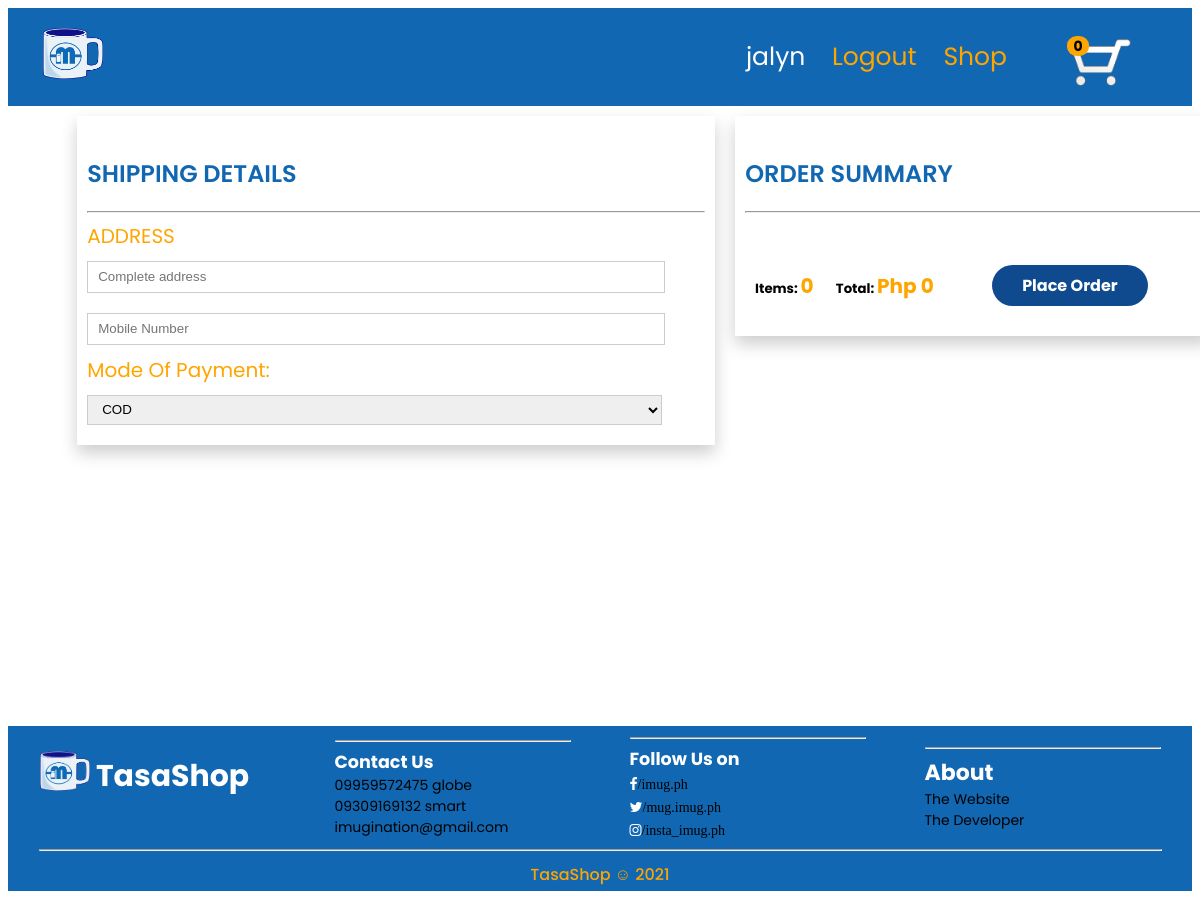
/checkout/ (signed in), run on an earlier commit of the app's database.
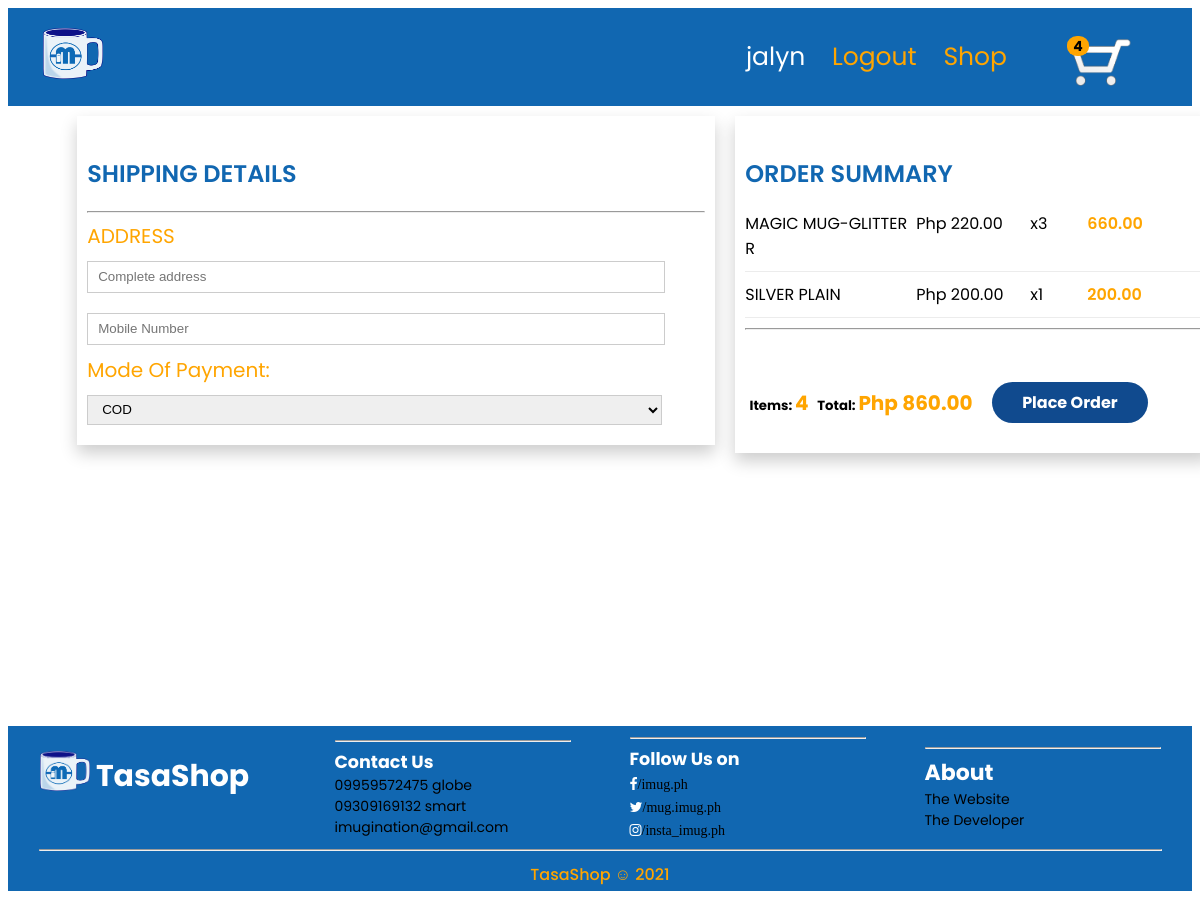
And on a later commit of the database.
### tasashop/models.py (models this page shows, shortened)
class OrderTrans(models.Model):
	customer = models.ForeignKey(User, on_delete=models.SET_NULL, null=True, blank=True)
	date_ordered = models.DateTimeField(auto_now_add=True)
	complete = models.BooleanField(default=False)
	transaction_id = models.CharField(max_length=100, null=True)
	@property
	def cart_total(self):
		order = self.cartitem_set.all()
		computation = sum([item.total for item in order])
		return computation
	@property
	def cart_item(self):
		order = self.cartitem_set.all()
		computation = sum([item.quan for item in order])
		return computation

class CartItem(models.Model):
	customer = models.ForeignKey(User, on_delete=models.SET_NULL, null=True, blank=True)
	product = models.ForeignKey(Product, on_delete=models.SET_NULL, null=True)
	order = models.ForeignKey(OrderTrans, on_delete=models.SET_NULL, null=True)
	quan = models.IntegerField(default=0, null=True, blank=True)
	cdesign = models.ForeignKey(Entries, on_delete=models.SET_NULL, null=True)
	date_added = models.DateTimeField(auto_now_add=True)
	@property
	def total(self):
		computation = self.product.price * self.quan
		return computation

class Product(models.Model):
	name = models.CharField(max_length=200, null=True)
	price = models.DecimalField(max_digits=5, decimal_places=2, default=0)
	PRODUCT_LABEL = (
					('c', 'customizable'),
					('d', 'designed')
					)
	category = models.CharField(choices=PRODUCT_LABEL,max_length=1, null=True)
	description = models.CharField(max_length=5000, null=True)
	image = models.ImageField(null=True, blank=True)

### tasashop/views.py (the view)
# urls.py: path('checkout/', checkout, name="checkout"),
@login_required(login_url='login_url')
def checkout(request):
	if request.user.is_authenticated:
		customer = request.user
		order, created = OrderTrans.objects.get_or_create(customer=customer, complete=False)
		cartlist = order.cartitem_set.all()
	customer = request.user
	orderItem, created = OrderTrans.objects.get_or_create(customer=customer, complete=False)
	return render(request, 'checkout.html', {'orderItem': orderItem,'cartlist':cartlist, 'order': order})

### tasashop/templates/checkout.html (shortened to what this page needs)
{% extends 'main.html' %}
{% load static %}
{% block content %}
<div class="box">
	<div class="checkoutDetails">
		<div class="shippingdetails">
			<h2 style="color: #1167b1; font-weight: 600;">SHIPPING DETAILS</h2>
			<hr>
			<form>
				<label style="color: orange; font-size: 20px">ADDRESS</label>
				<input type="text" name="Complete address" placeholder="Complete address">
				<input type="text" name="Phonenumber" placeholder="Mobile Number"><br>
				<label style="color: orange; font-size: 20px" >Mode Of Payment:</label><br>
				<select>
					<option>COD</option>
				</select>
			</form>
		</div>
		<div class="cartsummarybox">
			<h2 style="color: #1167b1; font-weight: 600;">ORDER SUMMARY</h2>
			{% for cl in cartlist %}
				<div class="cart-row">
					<div style="flex:3">{{cl.product.name}}</div>
					<div style="flex:2">Php {{cl.product.price}}</div>
					<div style="flex:1">x{{cl.quan}}</div>
					<div style="flex:2"><span style="color: orange; font-weight: 600">{{cl.total}}</span></div>
				</div>
			{% endfor %}
			<hr>
			<table class="table">
				<tr>
					<th><h5>Items: <strong style="color: orange; font-size: 20px">{{order.cart_item}}</strong></h5></th>
					<th><h5>Total: <strong style="color: orange; font-size: 20px">Php {{order.cart_total}}</strong></h5></th>
					<br>
					<th><a style="float:right; margin: 5px;" class="btn" href="{% url 'checkout' %}">Place Order</a></th>
				</tr>
			</table>
		</div>
	</div>
</div>
{% endblock %}

### tasashop/templates/main.html (shortened to what this page needs)
<!DOCTYPE html>
{% load static %}
<html>
<head>
    <link rel="stylesheet" type="text/css" href="{% static 'css/style.css' %}">
    <link rel="stylesheet" href="https://cdnjs.cloudflare.com/ajax/libs/font-awesome/4.7.0/css/font-awesome.min.css">
</head>
<body>
  <div style="position: sticky;" class="navbar">
      <div class="logo">
        <a href="{% url 'shop' %}">
          <img src="{% static 'img/logo.png' %}">
        </a>
      </div>
      <nav>
        <ul>
          {% if user.is_authenticated %}
            <li><a style="margin-left: 90px; color: white;" href="{% url 'account' %}" >{{user.username}}</a></li>
            <li><a href="{% url 'logout_url' %}">Logout</a></li>
           {% endif  %}
          <li><a href="{% url 'shop' %}">Shop</a></li>
        </ul>
      </nav>
      <div class="cartbox">
        <a href="{% url 'cart' %}">
           {% if user.is_authenticated %}
           <p id="cart-total" style="color: black;">{{orderItem.cart_item}}</p>
           {% endif %}
          <img id="cart-icon" src="{% static 'img/cart-icon.png' %}">
        </a>
      </div>
  </div>
<div>
	{% block content %}
	{% endblock content %}
</div>
<div class="footer">
  <div>
    <div class="row">
      <div class="box4">
        <h2 style="margin-top: 5px; color: white; font-size: 30px;" >
          <img style="height:40px; width:50px; margin-bottom: -5px" src="{% static 'img/logo.png' %}">
          TasaShop
        </h2>
      </div>
      <div class="box4">
        <hr>
        <h3>Contact Us</h3>
        <h4>09959572475 globe</h4>
        <h4>09309169132 smart</h4>
        <h4>imugination@gmail.com</h4>
      </div>
      <div class="box4">
        <hr>
        <h3>Follow Us on</h3>
        <h4 style="color: white;" class="fa fa-facebook"><a>/imug.ph</a></h4><br>
        <h4 style="color: white;" class="fa fa-twitter"><a>/mug.imug.ph</a></h4><br>
        <h4 style="color: white;" class="fa fa-instagram"><a>/insta_imug.ph</a></h4><br>
      </div>
      <div class="box4">
        <hr>
        <h3 style="font-size: 22px;">About</h3>
        <a href="#"><h4>The Website</h4></a>
        <a href="#"><h4>The Developer</h4></a>
      </div>
      <hr style="color: #8fd3fe; width: 95%;">
    </div>
    <div style="color: orange; font-weight:500;" class="footer row">
          TasaShop &#9786; 2021
    </div>
  </div>
</div>
</body>
</html>

What changed in the data, as far as the page shows it:
computed for OrderTrans: cart_item "0" → "4"; cart_total "0" → "860.00"
added CartItem: product.name "MAGIC MUG-GLITTER R", product.price "220.00", quan "3", total "660.00"
added CartItem: product.name "SILVER PLAIN", product.price "200.00", quan "1", total "200.00"
